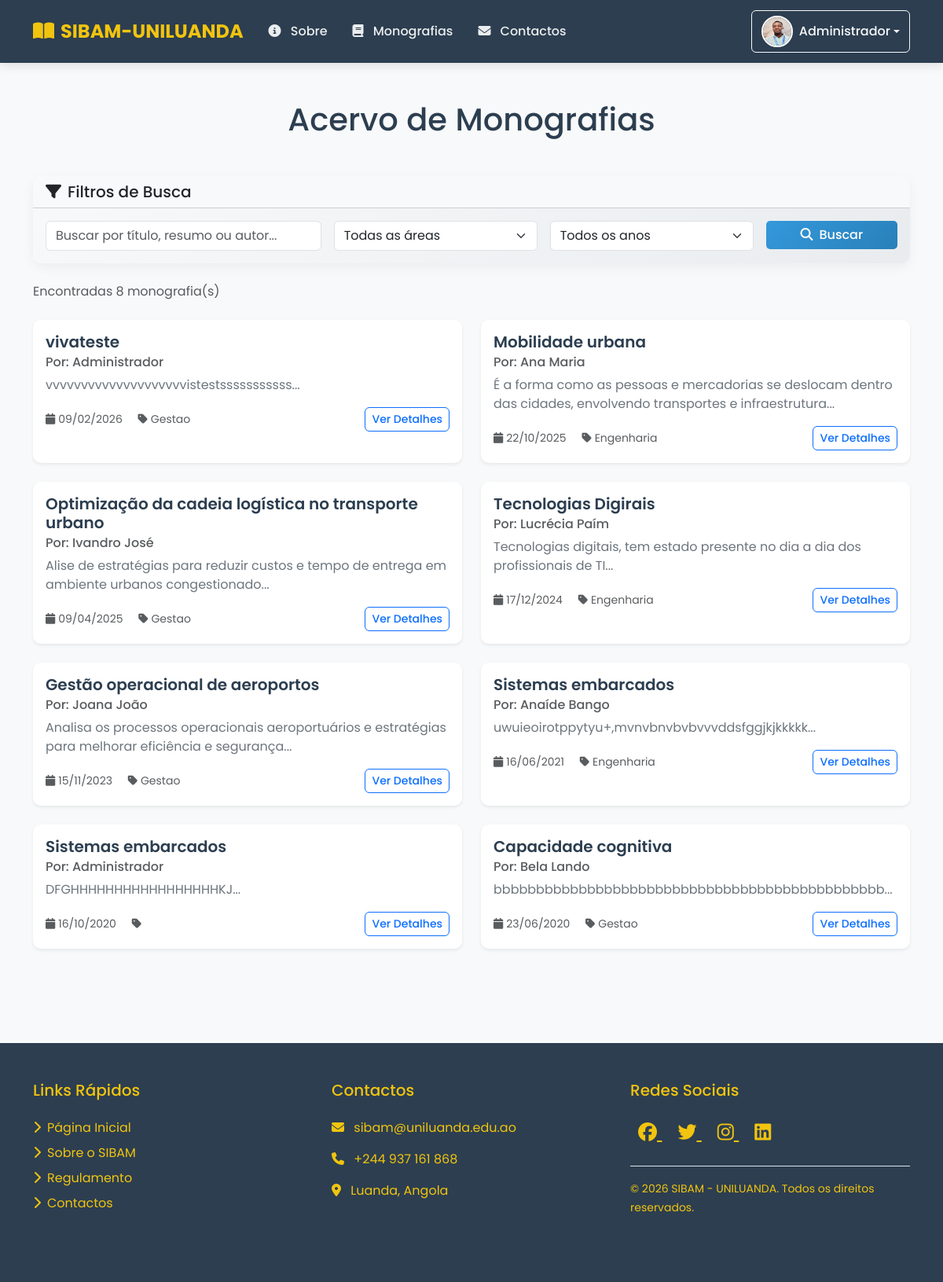
/monografias.php (signed in), run on the app's committed database.
### tables this page shows
CREATE TABLE `monografias` (
  `id` int NOT NULL AUTO_INCREMENT,
  `titulo` varchar(255) NOT NULL,
  `resumo` text NOT NULL,
  `autor_id` int NOT NULL,
  `orientador` varchar(100) DEFAULT NULL,
  `curso` varchar(100) DEFAULT NULL,
  `palavras_chave` varchar(255) DEFAULT NULL,
  `arquivo` varchar(255) NOT NULL,
  `data_publicacao` date DEFAULT NULL,
  `status` enum('pendente','aprovado','rejeitado') DEFAULT 'pendente',
  `data_submissao` timestamp NULL DEFAULT CURRENT_TIMESTAMP,
  `area` varchar(150) DEFAULT NULL,
  `tipo_documento` varchar(50) DEFAULT NULL,
  PRIMARY KEY (`id`),
  KEY `autor_id` (`autor_id`),
  KEY `idx_monografias_autor` (`autor_id`),
  KEY `idx_monografias_titulo` (`titulo`),
  KEY `idx_monografias_palavras_chave` (`palavras_chave`),
  FULLTEXT KEY `ft_titulo_palavras` (`titulo`,`palavras_chave`),
  FULLTEXT KEY `titulo` (`titulo`,`resumo`,`palavras_chave`),
  CONSTRAINT `fk_monografias_autor` FOREIGN KEY (`autor_id`) REFERENCES `usuarios` (`id`) ON DELETE CASCADE ON UPDATE CASCADE
);

CREATE TABLE `usuarios` (
  `id` int NOT NULL AUTO_INCREMENT,
  `nome` varchar(100) NOT NULL,
  `email` varchar(100) NOT NULL,
  `password` varchar(255) NOT NULL,
  `tipo` enum('admin','estudante','professor') DEFAULT 'estudante',
  `foto` varchar(255) DEFAULT 'default.png',
  `data_criacao` timestamp NULL DEFAULT CURRENT_TIMESTAMP,
  `data_atualizacao` timestamp NULL DEFAULT CURRENT_TIMESTAMP ON UPDATE CURRENT_TIMESTAMP,
  PRIMARY KEY (`id`),
  UNIQUE KEY `email` (`email`)
);

### includes/functions.php (called while the page is built, shortened)
<?php
function formatDate($date) {
    return date('d/m/Y', strtotime($date));
}
?>

### monografias.php (the view, shortened to what this page needs)
<?php
require_once 'includes/config.php';
$page = isset($_GET['page']) ? (int)$_GET['page'] : 1;
$limit = 10;
$offset = ($page - 1) * $limit;
$search = isset($_GET['search']) ? sanitizeInput($_GET['search']) : '';
$query = "SELECT m.*, u.nome as autor FROM monografias m
          LEFT JOIN usuarios u ON m.autor_id = u.id
          WHERE 1=1";
$countQuery = "SELECT COUNT(*) as total FROM monografias m
               LEFT JOIN usuarios u ON m.autor_id = u.id
               WHERE 1=1";
$stmt = $db->prepare($countQuery);
$stmt->execute();
$totalRecords = $stmt->fetch(PDO::FETCH_ASSOC)['total'];
$query .= " ORDER BY m.data_publicacao DESC LIMIT :limit OFFSET :offset";
$stmt = $db->prepare($query);
$stmt->bindValue(':limit', $limit, PDO::PARAM_INT);
$stmt->bindValue(':offset', $offset, PDO::PARAM_INT);
$stmt->execute();
$monografias = $stmt->fetchAll(PDO::FETCH_ASSOC);
?>
<!DOCTYPE html>
<html lang="pt-pt">
<head>
    <?php include 'includes/head.php'; ?>
</head>
<body>
    <?php include 'includes/header.php'; ?>
    <div class="container py-5">
        <h1 class="text-center mb-5">Acervo de Monografias</h1>
        <div class="card mb-4 filter-card">
            <div class="card-header bg-light">
                <h5 class="mb-0"><i class="fas fa-filter me-2"></i>Filtros de Busca</h5>
            </div>
            <div class="card-body">
                <form method="GET" class="row g-3">
                    <div class="col-md-4">
                        <input type="text" class="form-control" name="search" placeholder="Buscar por título, resumo ou autor..." value="<?php echo htmlspecialchars($search); ?>">
                    </div>
                    <div class="col-md-3">
                        <select class="form-select" name="area">
                            <option value="">Todas as áreas</option>
                        </select>
                    </div>
                    <div class="col-md-3">
                        <select class="form-select" name="ano">
                            <option value="">Todos os anos</option>
                        </select>
                    </div>
                    <div class="col-md-2">
                        <button type="submit" class="btn btn-primary w-100"><i class="fas fa-search me-2"></i>Buscar</button>
                    </div>
                </form>
            </div>
        </div>
        <div class="mb-4">
            <p class="text-muted">Encontradas <?php echo $totalRecords; ?> monografia(s)</p>
        </div>
        <?php if (count($monografias) > 0): ?>
            <div class="row">
                <?php foreach ($monografias as $monografia): ?>
                    <div class="col-md-6 mb-4">
                        <div class="card h-100 shadow-sm">
                            <div class="card-body">
                                <h5 class="card-title"><?php echo htmlspecialchars($monografia['titulo']); ?></h5>
                                <h6 class="card-subtitle mb-2 text-muted">Por: <?php echo htmlspecialchars($monografia['autor']); ?></h6>
                                <p class="card-text"><?php echo substr(htmlspecialchars($monografia['resumo']), 0, 150); ?>...</p>
                                <div class="d-flex justify-content-between align-items-center">
                                    <small class="text-muted">
                                        <i class="fas fa-calendar me-1"></i><?php echo formatDate($monografia['data_publicacao']); ?>
                                        <i class="fas fa-tag ms-3 me-1"></i><?php echo htmlspecialchars($monografia['area']); ?>
                                    </small>
                                    <a href="detalhes_monografia.php?id=<?php echo $monografia['id']; ?>" class="btn btn-sm btn-outline-primary">Ver Detalhes</a>
                                </div>
                            </div>
                        </div>
                    </div>
                <?php endforeach; ?>
            </div>
        <?php endif; ?>
    </div>
    <?php include 'includes/footer.php'; ?>
</body>
</html>

### css/style.css (style rules this page uses)
.btn { border-radius: 6px; font-weight: 500; transition: all 0.3s ease; }
.btn-primary { background: linear-gradient(135deg, var(--primary-color), var(--secondary-color)); border: none; }
.card { border: none; border-radius: 10px; box-shadow: 0 5px 15px rgba(0, 0, 0, 0.05); }
.card-header { border-radius: 10px 10px 0 0 !important; }

### monografias.php (style rules this page uses)
:root { --primary-color: #2c3e50; --secondary-color: #3498db; --accent-color: #e74c3c; --light-color: #ecf0f1; --dark-color: #2c3e50; --gold-color: #f1c40f; }
body { font-family: 'Poppins', sans-serif; background-color: #f8f9fa; color: var(--dark-color); min-height: 100vh; display: flex; flex-direction: column; }
.card { transition: transform 0.2s ease, box-shadow 0.2s ease; border: none; border-radius: 10px; overflow: hidden; }
.filter-card { background: linear-gradient(135deg, #f8f9fa, #e9ecef); border: none; border-radius: 10px; }
.btn-primary { background: linear-gradient(135deg, #3498db, #2980b9); border: none; border-radius: 5px; }
.card-title { color: #2c3e50; font-weight: 600; }
.card-text { color: #6c757d; }

### data on the page
monografias: titulo "vivateste", autor.nome "Administrador", resumo "vvvvvvvvvvvvvvvvvvvvistestsssssssssss", data_publicacao "09/02/2026", area "Gestao"
monografias: titulo "Mobilidade urbana", autor.nome "Ana Maria", resumo "É a forma como as pessoas e mercadorias se deslocam dentro das cidades, envolvendo transportes e infraestrutura", data_publicacao "22/10/2025", area "Engenharia"
monografias: titulo "Optimização da cadeia logística no transporte urbano", autor.nome "Ivandro José", resumo "Alise de estratégias para reduzir custos e tempo de entrega em ambiente urbanos congestionado", data_publicacao "09/04/2025", area "Gestao"
monografias: titulo "Tecnologias Digirais", autor.nome "Lucrécia Paím", resumo "Tecnologias digitais, tem estado presente no dia a dia dos profissionais de TI", data_publicacao "17/12/2024", area "Engenharia"
monografias: titulo "Gestão operacional de aeroportos", autor.nome "Joana João", resumo "Analisa os processos operacionais aeroportuários e estratégias para melhorar eficiência e segurança", data_publicacao "15/11/2023", area "Gestao"
monografias: titulo "Sistemas embarcados", autor.nome "Anaíde Bango", resumo "uwuieoirotppytyu+,mvnvbnvbvbvvvddsfggjkjkkkkk", data_publicacao "16/06/2021", area "Engenharia"
monografias: titulo "Sistemas embarcados", autor.nome "Administrador", resumo "DFGHHHHHHHHHHHHHHHHHKJ", data_publicacao "16/10/2020"
monografias: titulo "Capacidade cognitiva", autor.nome "Bela Lando", resumo "bbbbbbbbbbbbbbbbbbbbbbbbbbbbbbbbbbbbbbbbbbbbbb", data_publicacao "23/06/2020", area "Gestao"

### other printed values
$_SESSION['user_nome'] "Administrador"
$totalRecords "8"
